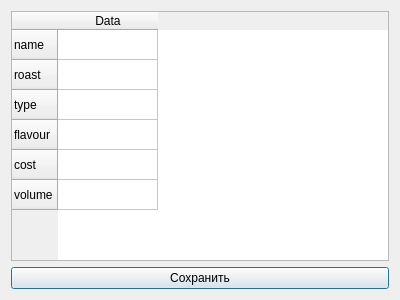
<?xml version="1.0" encoding="UTF-8"?>
<ui version="4.0">
 <class>Dialog</class>
 <widget class="QDialog" name="Dialog">
  <property name="geometry">
   <rect>
    <x>0</x>
    <y>0</y>
    <width>400</width>
    <height>300</height>
   </rect>
  </property>
  <property name="windowTitle">
   <string>Изменение</string>
  </property>
  <layout class="QVBoxLayout" name="verticalLayout">
   <item>
    <widget class="QTableWidget" name="tableWidget">
     <row>
      <property name="text">
       <string>name</string>
      </property>
     </row>
     <row>
      <property name="text">
       <string>roast</string>
      </property>
     </row>
     <row>
      <property name="text">
       <string>type</string>
      </property>
     </row>
     <row>
      <property name="text">
       <string>flavour</string>
      </property>
     </row>
     <row>
      <property name="text">
       <string>cost</string>
      </property>
     </row>
     <row>
      <property name="text">
       <string>volume</string>
      </property>
     </row>
     <column>
      <property name="text">
       <string>Data</string>
      </property>
     </column>
    </widget>
   </item>
   <item>
    <widget class="QPushButton" name="pushButton">
     <property name="text">
      <string>Сохранить</string>
     </property>
    </widget>
   </item>
  </layout>
 </widget>
 <resources/>
 <connections/>
</ui>
